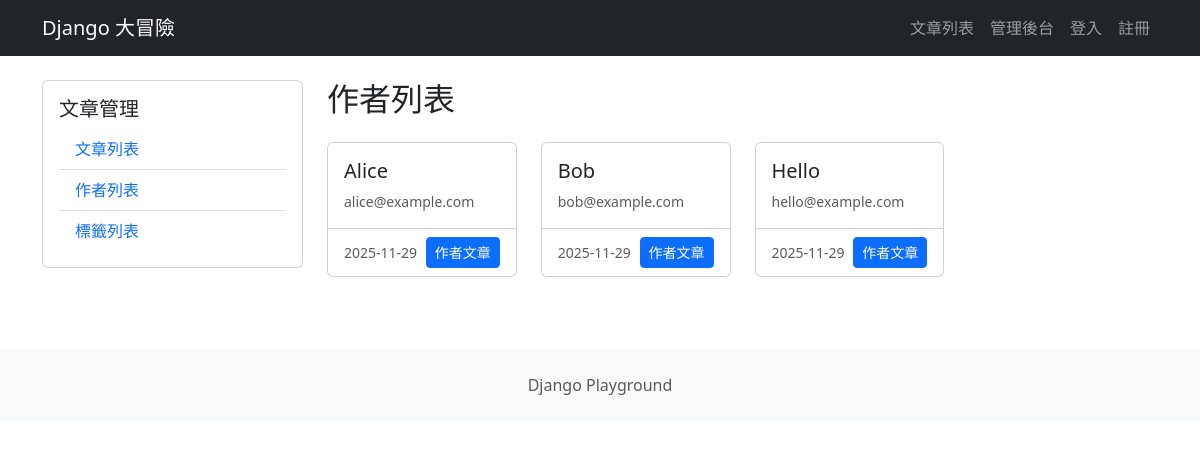
The page /blog/authors/ on the database its author committed.
### blog/models.py (models this page shows, shortened)
class Author(models.Model):
    name = models.CharField(max_length=100)
    email = models.EmailField(unique=True)
    bio = models.TextField(blank=True)
    created_at = models.DateTimeField(auto_now_add=True)

### blog/views.py (the view)
# urls.py: path("authors/", views.author_list, name="author_list"),
def author_list(request):
    authors = Author.objects.all()
    return render(request, "blog/author_list.html", {"authors": authors})

### blog/templates/blog/author_list.html (shortened to what this page needs)
{% extends "blog/base.html" %}
{% block blog_content %}
    <h2 class="mb-4">
        作者列表
    </h2>
    <div class="row">
        {% for author in authors %}
            {% include "blog/components/author_card.html" %}
        {% empty %}
            <div class="col-12">
                <div class="alert alert-info">
                    目前沒有作者
                </div>
            </div>
        {% endfor %}
    </div>
{% endblock blog_content %}

### blog/templates/blog/components/author_card.html
<div class="col-12 col-sm-6 col-md-6 col-lg-4 col-xl-3 mb-4">
    <div class="card h-100">
        <div class="card-body d-flex flex-column">
            <h5 class="card-title">
                {{ author.name }}
            </h5>
            <small class="text-muted">
                {{ author.email }}
            </small>
        </div>
        <div class="card-footer bg-transparent">
            <div class="d-flex justify-content-between align-items-center">
                <small class="text-muted">
                    {{ author.created_at|date:"Y-m-d" }}
                </small>
                <a href="{% url 'blog:author_detail' author.id %}"
                   class="btn btn-primary btn-sm">
                    作者文章
                </a>
            </div>
        </div>
    </div>
</div>

### rows shown on the page
Author: name "Alice", email "alice@example.com", created_at "2025-11-29"
Author: name "Bob", email "bob@example.com", created_at "2025-11-29"
Author: name "Hello", email "hello@example.com", created_at "2025-11-29"
